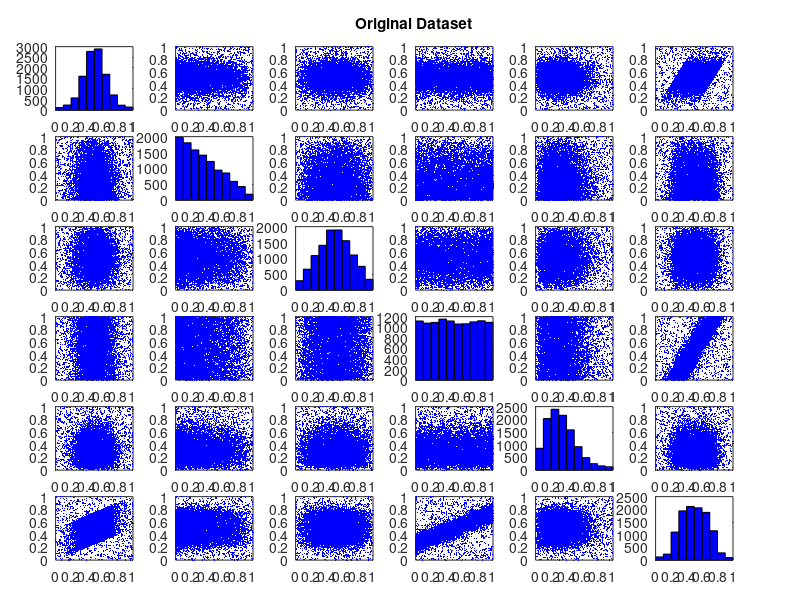

MATLAB code to generate this figure: (Note: this script raises an error after producing the figure.)
% Script that replicates Fig.3 from the paper 
% "A Probabilistic Approach to People-Centric Photo Selection and Sequencing"
% The script demonstrates different ways of selecting 1K out of 11K random
% 6D datapoints. For the purpose of exact replication, these 11K random
% datapoints are loaded from a saved data file. However, you may comment
% the loading of the data and substitute it with new random datapoints.
% The script currently enforces a Uniform target distribution. However, you 
% may uncomment the other options, which include Gaussian or Weibull, or
% you may create your own target distribution.
%--------------------------------------------------------------------------
% CITATION
%
% If you use this code for research puproses please cite the following
% publication:
% Vonikakis, V., Subramanian, R., Arnfred, J., & Winkler, S. (2017). A Probabilistic Approach to People-CentricPhoto Selection and Sequencing. IEEE Transactions in Multimedia. Accepted.





clear all;
close all;



%-----------------------------------------------------------main parameters

K=11000; %total data points
N=1000; %subset of selected data
H=10; %quantization levels (integer)
lamda=0.5; %balance between correlation vs distribution objectives

%-------------------------------------------defining objective distribution
%uncomment one of the following 3 target distributions or create your own

%--uniform distribution
distribution_objective=ones(H,1);
distribution_objective=distribution_objective./sum(distribution_objective);

%--gaussian distribution
% pd = makedist('Normal','mu',H/2,'sigma',1);
% x=((1:H)-0.5);
% distribution_objective = pdf(pd,x);
% distribution_objective=distribution_objective';


%--weibull distribution
% pd = makedist('Weibull','a',5,'b',2);
% x=((1:H)-0.5);
% distribution_objective = pdf(pd,x);
% distribution_objective=distribution_objective';


%--------------------------------------------------------------- input data


%load precomputed data 
load DATA_random_6D;


% ...or uncoment the following section in order to generate new data with
% different distributions


%--generating random points with different distributions for each dimension
% A=[];
% pd = makedist('Normal','mu',0,'sigma',1);
% q = random(pd,K,1);
% q=q-min(q);
% q=q./max(q);
% A(:,1)=q;
% 
% pd = makedist('GeneralizedPareto','k',-0.5,'sigma',1,'theta',0);
% q = random(pd,K,1);
% q=q-min(q);
% q=q./max(q);
% A(:,2)=q;
% 
% pd = makedist('Triangular');
% q = random(pd,K,1);
% q=q-min(q);
% q=q./max(q);
% A(:,3)=q;
% 
% pd = makedist('Uniform');
% q = random(pd,K,1);
% q=q-min(q);
% q=q./max(q);
% A(:,4)=q;
% 
% pd = makedist('Nakagami');
% q = random(pd,K,1);
% q=q-min(q);
% q=q./max(q);
% A(:,5)=q;






M=size(A,2);

%------------------------------------------------ quantizing data into bins

A_quantized=A;
A_quantized=A_quantized.*H;
A_quantized=floor(A_quantized);
A_quantized=A_quantized+1;
A_quantized(A_quantized==H+1)=H;

%------------------------------------- displaying the initial distributions

figure, [S,AX,BigAx,HISTs,HAx]=plotmatrix(A,'r.');
set(S,'Color','b','MarkerSize',1);
set(HISTs,'FaceColor','b');
% set(AX,'XLim',[0 1],'YLim',[0 1]);
title(BigAx,'Original Dataset')
xlabel('Dataset dimensions');
ylabel('Dataset dimensions');

for i=1:M-1
    for j=i+1:M
        axes(AX(i,j));
        h=lsline;
        set(h,'LineWidth',1,'Color','k')
        [Rp,Pp]=corr([A(:,i) A(:,j)],'type','Pearson');
        text(0.01,0.99,[num2str(round_simple(Rp(1,2),2)) ' (' num2str(round_simple(Pp(1,2),2)) ')'],'FontSize',10,'FontWeight','bold');
        
        axes(AX(j,i));
        h=lsline;
        set(h,'LineWidth',1,'Color','k')
        [Rp,Pp]=corr([A(:,j) A(:,i)],'type','Pearson');
        text(0.01,0.99,[num2str(round_simple(Rp(1,2),2)) ' (' num2str(round_simple(Pp(1,2),2)) ')'],'FontSize',10,'FontWeight','bold');
    end
end

%saving in high quality PDF
% print -painters -dpdf -r300 original.pdf


%------------------------------------------------ Running MILP optimization

x  = SHAPE(A,A_quantized,N,H,distribution_objective,lamda);

A_reduced=A(x,:);

%------------------------------------ depicting the resulting distributions

figure, [S,AX,BigAx,HISTs,HAx]=plotmatrix(A_reduced,'r.');
set(S,'Color','r','MarkerSize',1);
set(HISTs,'FaceColor','r');
% set(AX,'XLim',[0 1],'YLim',[0 1]);
title(BigAx,'Reduced Dataset')
xlabel('Dataset dimensions');
ylabel('Dataset dimensions');

for i=1:M-1
    for j=i+1:M
        axes(AX(i,j));
        h=lsline;
        set(h,'LineWidth',1,'Color','k')
        [Rp,Pp]=corr([A_reduced(:,i) A_reduced(:,j)],'type','Pearson');
        text(0.01,0.99,[num2str(round_simple(Rp(1,2),2)) ' (' num2str(round_simple(Pp(1,2),2)) ')'],'FontSize',10,'FontWeight','bold');
        
        axes(AX(j,i));
        h=lsline;
        set(h,'LineWidth',1,'Color','k')
        [Rp,Pp]=corr([A_reduced(:,j) A_reduced(:,i)],'type','Pearson');
        text(0.01,0.99,[num2str(round_simple(Rp(1,2),2)) ' (' num2str(round_simple(Pp(1,2),2)) ')'],'FontSize',10,'FontWeight','bold');
    end
end

%saving in high quality PDF
% print -painters -dpdf -r300 weibull.pdf
